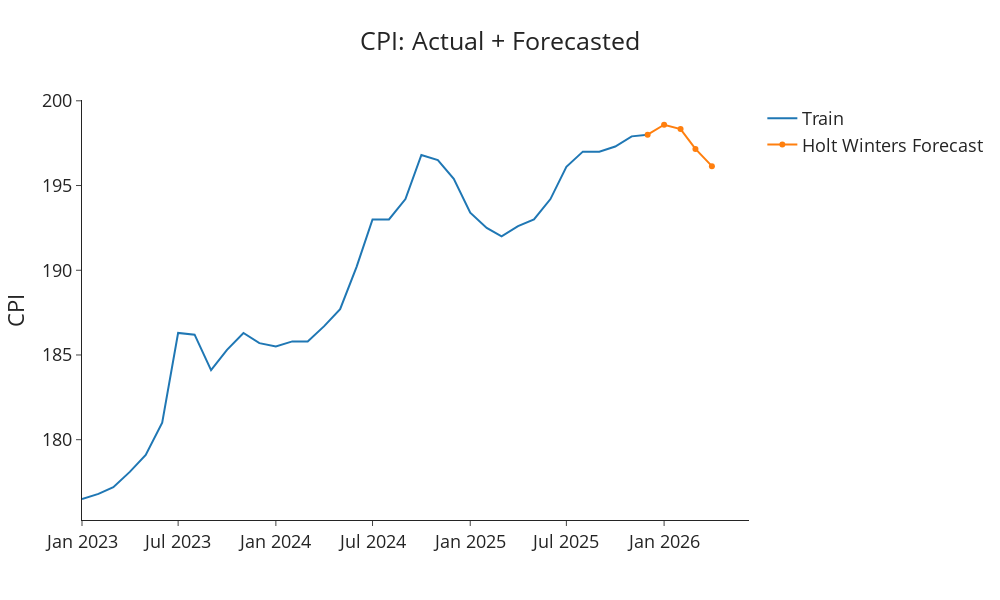

Here is the notebook cell this chart was saved with:
### Code cell
fit = ExponentialSmoothing(df['CPI'], trend='mul', seasonal='mul', 
                            seasonal_periods=12).fit(smoothing_level=alpha, smoothing_trend=beta, smoothing_seasonal=gamma, optimized=False)

mask = (df.index >= '2023-01-01') & (df.index <= '2025-12-31')
df2 = df.loc[mask]

pred_final = fit.forecast(4)
date_list = pd.date_range(start = '2026-01-01', periods = 4, freq = 'MS')

last_train_date = df2.index[-1]
last_train_val = df2['CPI'].iloc[-1]

pred_dates = np.insert(date_list, 0, last_train_date)
pred_values = np.insert(pred_final, 0, last_train_val)

fig = go.Figure()
fig.add_trace(go.Scatter(x=df2.index, y=df2['CPI'], name='Train'))
fig.add_trace(go.Scatter(x=pred_dates, y=pred_values, name='Holt Winters Forecast'))
fig.update_layout(template="simple_white", font=dict(size=18), title_text="CPI: Actual + Forecasted",
                  width=1000, title_x=0.5, height=600,
                  yaxis_title='CPI')
fig.show()
